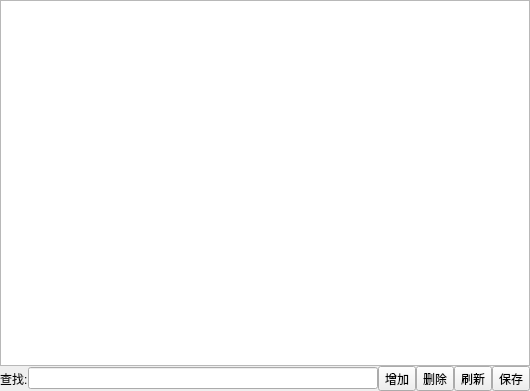
<?xml version="1.0" encoding="UTF-8"?>
<ui version="4.0">
 <class>TableWidget</class>
 <widget class="QWidget" name="TableWidget">
  <property name="geometry">
   <rect>
    <x>0</x>
    <y>0</y>
    <width>530</width>
    <height>391</height>
   </rect>
  </property>
  <property name="windowTitle">
   <string>Form</string>
  </property>
  <layout class="QVBoxLayout" name="verticalLayout">
   <property name="spacing">
    <number>0</number>
   </property>
   <property name="leftMargin">
    <number>0</number>
   </property>
   <property name="topMargin">
    <number>0</number>
   </property>
   <property name="rightMargin">
    <number>0</number>
   </property>
   <property name="bottomMargin">
    <number>0</number>
   </property>
   <item>
    <widget class="QTableWidget" name="tableWidget"/>
   </item>
   <item>
    <layout class="QHBoxLayout" name="horizontalLayout">
     <item>
      <widget class="QLabel" name="label">
       <property name="text">
        <string>查找:</string>
       </property>
      </widget>
     </item>
     <item>
      <widget class="QLineEdit" name="lineEdit"/>
     </item>
     <item>
      <widget class="QToolButton" name="btnAdd">
       <property name="text">
        <string>增加</string>
       </property>
      </widget>
     </item>
     <item>
      <widget class="QToolButton" name="btnDel">
       <property name="text">
        <string>删除</string>
       </property>
      </widget>
     </item>
     <item>
      <widget class="QToolButton" name="btnFresh">
       <property name="text">
        <string>刷新</string>
       </property>
      </widget>
     </item>
     <item>
      <widget class="QToolButton" name="btnSave">
       <property name="text">
        <string>保存</string>
       </property>
      </widget>
     </item>
    </layout>
   </item>
  </layout>
 </widget>
 <resources/>
 <connections/>
</ui>
